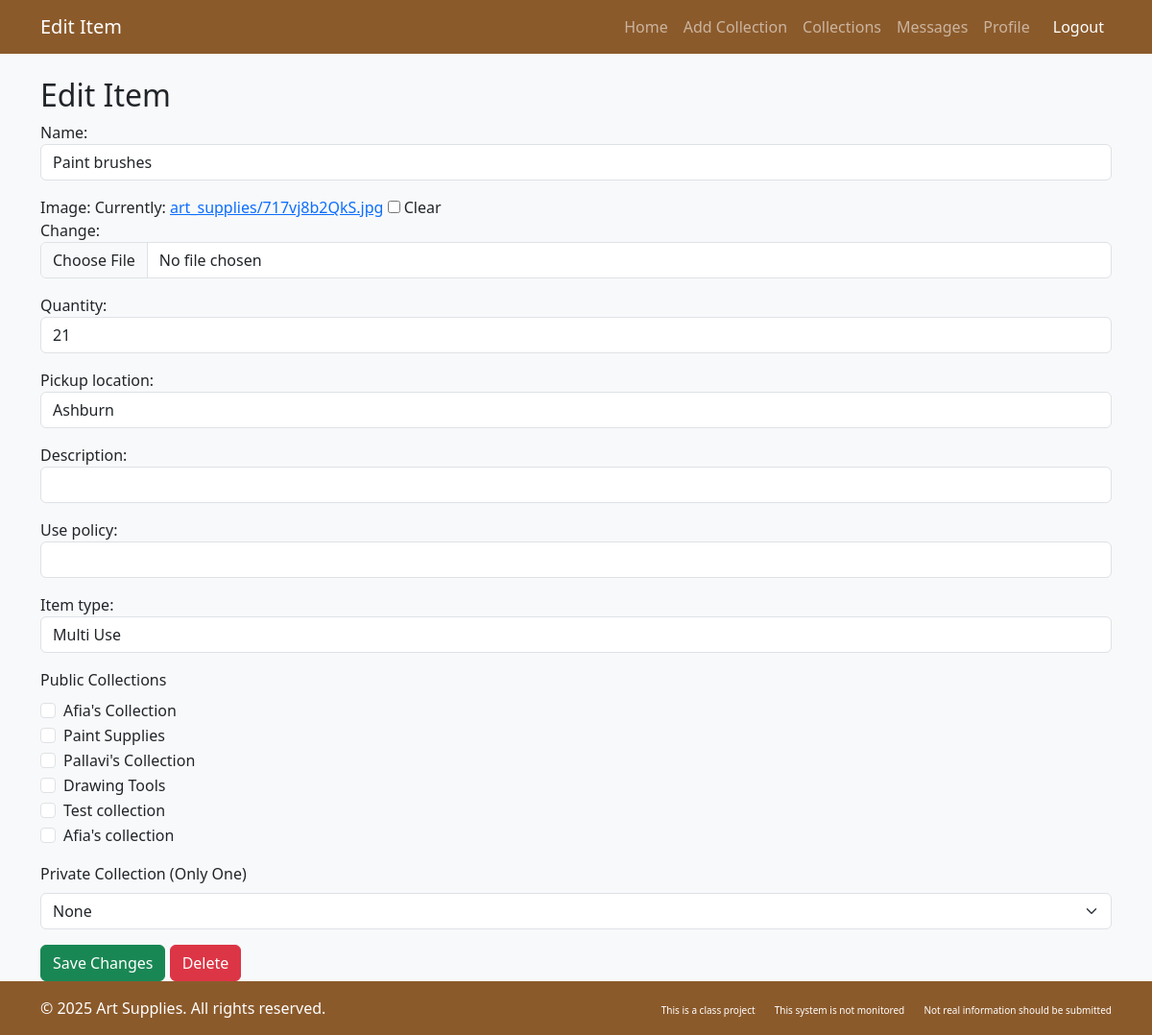
/1/edit_item/, run on an earlier commit of the app's database.
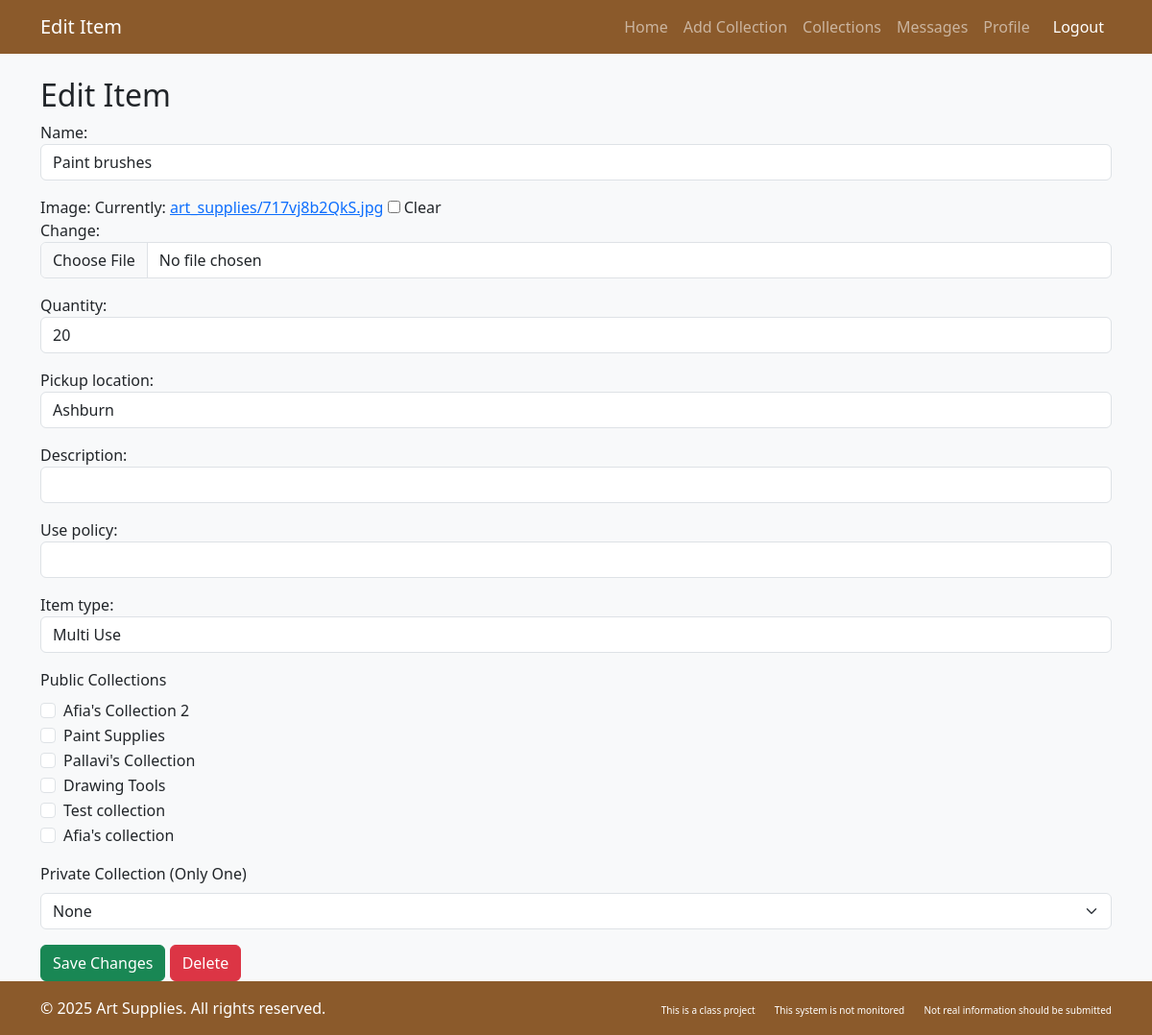
And on a later commit of the database.
### artlibrary/models.py (models this page shows, shortened)
class ArtSupply(models.Model):
    STATUS = [
        ('available', 'Available'),
        ('checked_out', 'Checked Out'),
    ]
    USE_TYPE=[
        ('single','Single Use'),
        ('multi','Multi Use'),
    ]
    name = models.CharField(max_length=255)
    image = models.ImageField(
        storage=S3Boto3Storage(),  # Ensures upload to S3
        upload_to='art_supplies/',  # S3 bucket folder
        null=True,
        blank=True
    )
    quantity = models.PositiveIntegerField()
    status = models.CharField(max_length=20, choices=STATUS, default='available')
    pickup_location = models.CharField(max_length=255)
    use_policy=models.TextField(null=True,blank=True)
    item_type=models.CharField(max_length=7,choices=USE_TYPE,default='multi')
    description = models.TextField(null=True, blank=True)
    added_by = models.ForeignKey(CustomUser, on_delete=models.CASCADE, related_name='added_items')
    borrowed_by = models.ForeignKey(CustomUser, on_delete=models.CASCADE, related_name='borrowed_items',null=True)

class Collection(models.Model):
    title = models.CharField(max_length=255)
    description = models.TextField(blank=True, null=True)
    num_items = models.PositiveIntegerField(default=0)
    is_public = models.BooleanField(default=True)
    users = models.ManyToManyField(CustomUser, blank=True, related_name='collections')
    added_by = models.ForeignKey(CustomUser, on_delete=models.CASCADE, related_name='created_collections', default=2)
    art_supplies = models.ManyToManyField('ArtSupply', blank=True, related_name='collections_in')

### artlibrary/views.py (the view)
# urls.py: path('<int:id>/edit_item/', views.edit_item, name='edit_item'),
def edit_item(request, id):
    item = get_object_or_404(ArtSupply, id=id)
    all_collections = Collection.objects.all()
    if request.method == "POST":
        form = AddArtSupplyForm(request.POST, instance=item)
        if form.is_valid():
            item = form.save(commit=False)
            selected_public_collections = Collection.objects.filter(id__in=request.POST.getlist("public_collections"))
            selected_private_collection = Collection.objects.filter(id=request.POST.get("private_collection")).first()
            collection_id = request.POST.get("private_collection")
            if collection_id:
                selected_private_collection = Collection.objects.filter(id__in=[collection_id]).first()
            else:
                selected_private_collection = None
            for collection in selected_public_collections:
                     collection.art_supplies.art_supplies.add(item)
            item.save()
            return redirect("dashboard")
    else:
        form = AddArtSupplyForm(instance=item)
    return render(request, "artlibrary/edit_item.html", {
        "edit_item_form": form,
        "item": item,
        "collections": all_collections
    })

### artlibrary/forms.py
class AddArtSupplyForm(forms.ModelForm):
    class Meta:
        model = ArtSupply
        fields = ['name', 'image', 'quantity', 'pickup_location','description','use_policy','item_type']
        widgets = {
            'name': forms.TextInput(attrs={'class': 'form-control'}),
            'quantity': forms.NumberInput(attrs={'class': 'form-control'}),
            'pickup_location': forms.TextInput(attrs={'class': 'form-control'}),
            'image': forms.ClearableFileInput(attrs={'class': 'form-control'}),
            'description': forms.TextInput(attrs={'class': 'form-control'}),
            'use_policy':forms.TextInput(attrs={'class':'form-control'}),
            'item_type':forms.Select(attrs={'class':'form-control'}),
        }

### artlibrary/templates/artlibrary/edit_item.html (shortened to what this page needs)
{% load django_bootstrap5 %}
<!DOCTYPE html>
<html lang="en">
<head>
    {% bootstrap_css %}
</head>
<body class="bg-light">
    <nav class="navbar navbar-expand-lg navbar-dark bg-brown">
        <div class="container">
            <a class="navbar-brand" href="#">Edit Item</a>
            <div class="collapse navbar-collapse" id="navbarNav">
                <ul class="navbar-nav ms-auto">
                    <li class="nav-item"><a class="nav-link" href="{% url 'dashboard' %}">Home</a></li>
                    {% if request.user.user_role != "anonymous_user" %}
                    <li class="nav-item"><a class="nav-link" href="{% url 'add_collection' %}">Add Collection</a></li>
                    {% endif %}
                    <li class="nav-item"><a class="nav-link" href="{% url 'collections' %}">Collections</a></li>
                    <li class="nav-item"><a class="nav-link" href="#">Messages</a></li>
                    {% if request.user.user_role != "anonymous_user" %}
                    <li class="nav-item"><a class="nav-link" href="{% url 'profile' %}">Profile</a></li>
                    {% endif %}
                    <li class="nav-item">
                        <a class="nav-link btn btn-danger btn-sm text-white ms-2" href="{% url 'logout' %}">Logout</a>
                    </li>
                </ul>
            </div>
        </div>
    </nav>
    <div class="container mt-4">
        <h2>Edit Item</h2>
        <form method="POST" enctype="multipart/form-data">
            {{ edit_item_form.as_p }}
            <div class="mb-3">
                <label class="form-label">Public Collections</label>
                <div>
                    {% for collection in collections %}
                        {% if collection.is_public %}
                            <div class="form-check">
                                <input class="form-check-input" type="checkbox" name="public_collections" value="{{ collection.id }}" id="public_{{ collection.id }}"
                                    {% if collection in item.collections.all %}checked{% endif %}>
                                <label class="form-check-label" for="public_{{ collection.id }}">
                                    {{ collection.title }}
                                </label>
                            </div>
                        {% endif %}
                    {% endfor %}
                </div>
            </div>
            <div class="mb-3">
                <label for="private_collection" class="form-label">Private Collection (Only One)</label>
                <select id="private_collection" name="private_collection" class="form-select">
                    <option value="">None</option>
                </select>
            </div>
            <button type="submit" name="edit_item" class="btn btn-success">Save Changes</button>
            {% if item.id %}
            <a href="{% url 'delete_item' item.id %}" class="btn btn-danger">Delete</a>
            {% endif %}
        </form>
    </div>
</body>
<footer class="py-3 bg-dark text-white mt-auto bg-brown">
    <div class="container">
        <div class="row">
            <div class="col-md-6">
                <p class="mb-0">&copy; 2025 Art Supplies. All rights reserved.</p>
            </div>
            <div class="col-md-6 text-md-end">
                <a href="#" class="text-white text-decoration-none me-3" style="font-size: 10px;">This is a class project</a>
                <a href="#" class="text-white text-decoration-none me-3" style="font-size: 10px;">This system is not monitored</a>
                <a href="#" class="text-white text-decoration-none" style="font-size: 10px;">Not real information should be submitted</a>
            </div>
        </div>
    </div>
</footer>
</body>
</html>

What changed in the data, as far as the page shows it:
changed ArtSupply "Paint brushes": quantity "21" → "20"
changed Collection: title "Afia's Collection" → "Afia's Collection 2"
